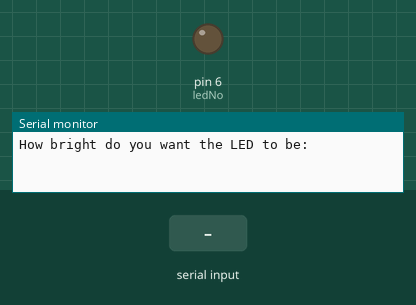
This sketch was run on a simulated Arduino Uno, built with avr-gcc and run on an emulated ATmega328P. On the bench: output pins drawn as LEDs (lit = HIGH), the last lines printed to the serial monitor. Inputs (shaded band) come from the test bench.

Above: at 1.2 s.
1.3 s: "90,45\n" received over Serial
At 1.45 s:
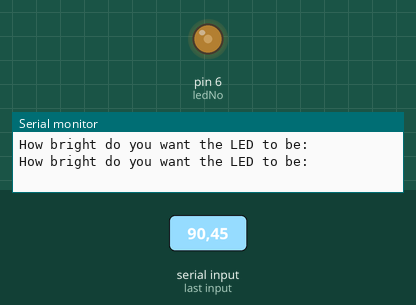
4.1 s: "30,150\n" received over Serial
At 5.1 s:
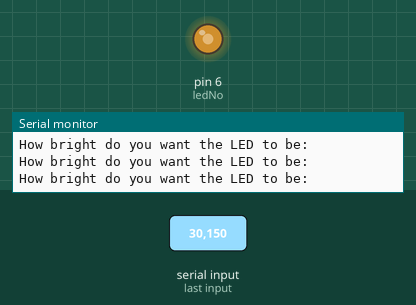
6.9 s: "200\n" received over Serial
At 7.7 s:
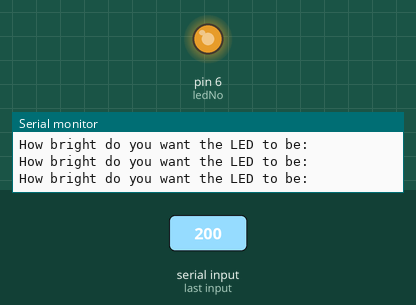
Timing chart, 0 to 9.9 s (numbered marks = the images above; inputs shaded):
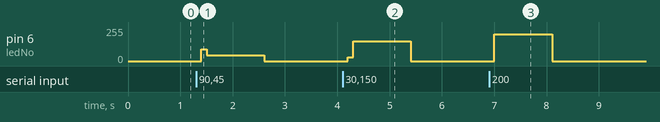

The sketch:

userinputblinksthLED.ino
```cpp
int ledNo = 6;
int myNumber; //variable that store the value the user enter
String msg = "How bright do you want the LED to be: "; //the message that displays on the serial monitor
void setup() {
  // put your setup code here, to run once:
  Serial.begin(9600);  //Setting the communication rate between the board and the serial monitor
  pinMode(ledNo,OUTPUT); //setting LED as output
}

void loop() {
  // put your main code here, to run repeatedly:
  Serial.println(msg); // Printing the message to the serial monitor.
  //Serial.available() checks whether the user has entered a value or not
  while(Serial.available()==0){};//loop telling the serial monitor to do nothing untill the user has entered a value
  // the Serial.parseInt() method is used to accept values from the user
  myNumber = Serial.parseInt(); //the user input is stored to myNumber var
  delay(100);//wait for 100 milliseconds
  if(myNumber >=0  && myNumber <=255 ){// check if the value the user enters is greater than 0 and less 255
     analogWrite(ledNo,myNumber);//Increase the brightness according to the value entered
  }else{
    //else print what's below
    Serial.print("Value should be greater than 0 and less than or equal to 255");
    Serial.println(msg);
    }
}
```

Measured:
- after the input at 1.3 s, pin 6 (ledNo): 0/255 → 90/255 after 0.10 s, → 45/255 0.10 s later, → 0/255 1.1 s later
- after the input at 4.1 s, pin 6 (ledNo): 0/255 → 30/255 after 0.10 s, → 150/255 0.10 s later, → 0/255 1.1 s later
- after the input at 6.9 s, pin 6 (ledNo): 0/255 → 200/255 after 0.10 s, → 0/255 1.1 s later
